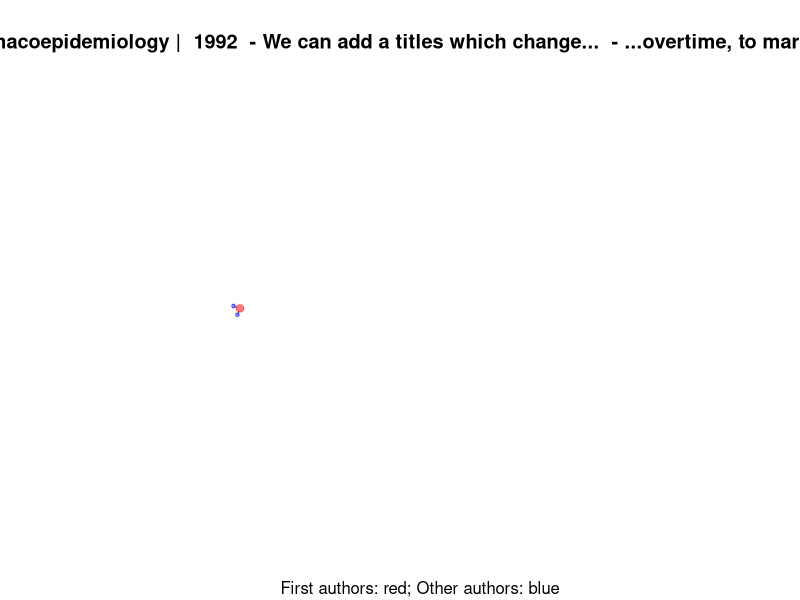
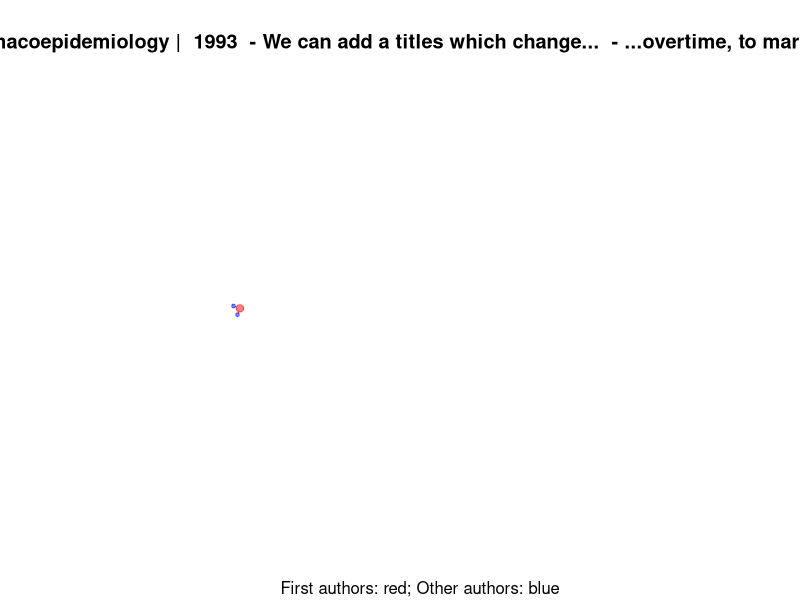
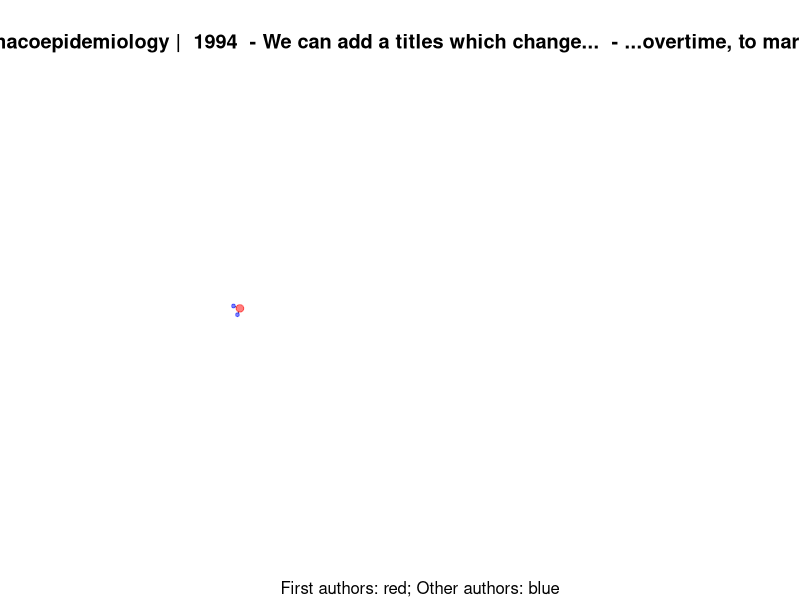
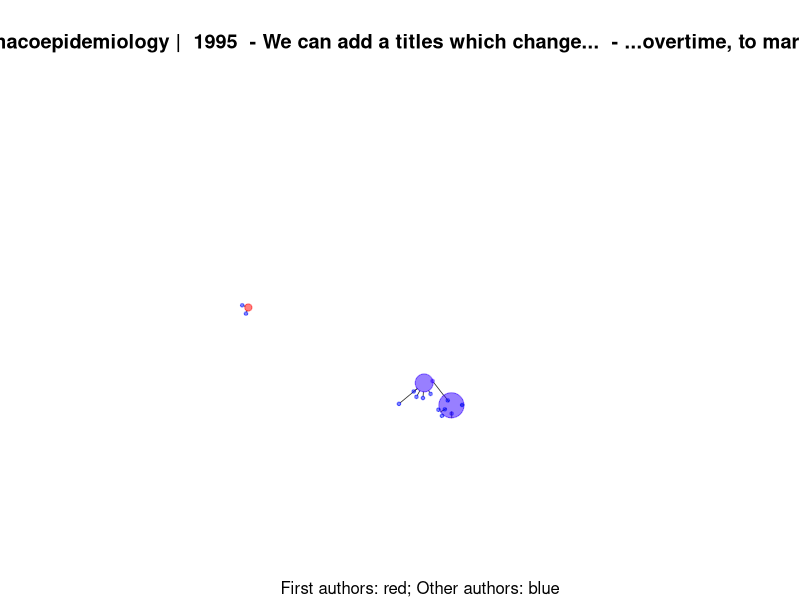
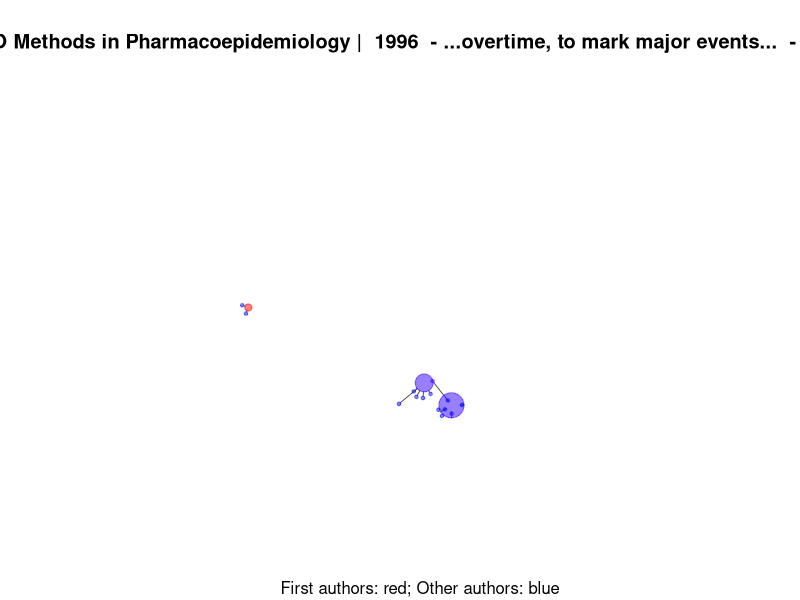
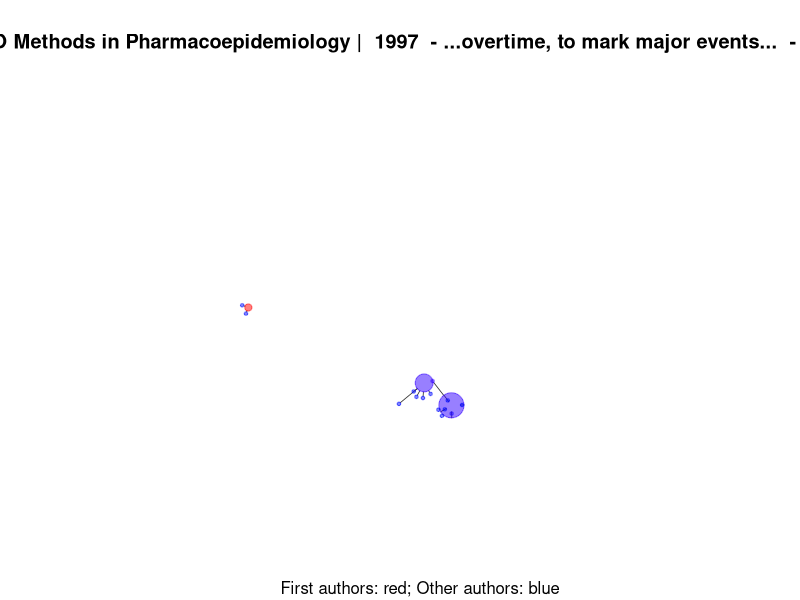
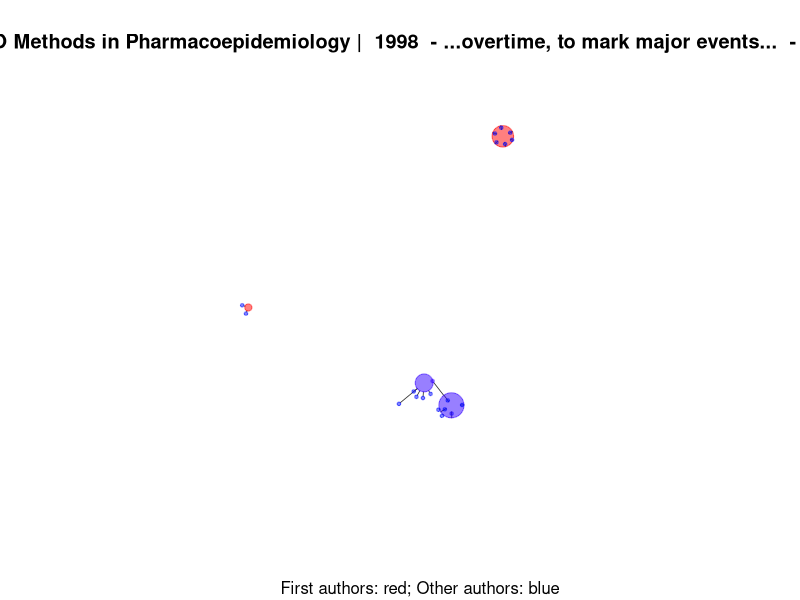
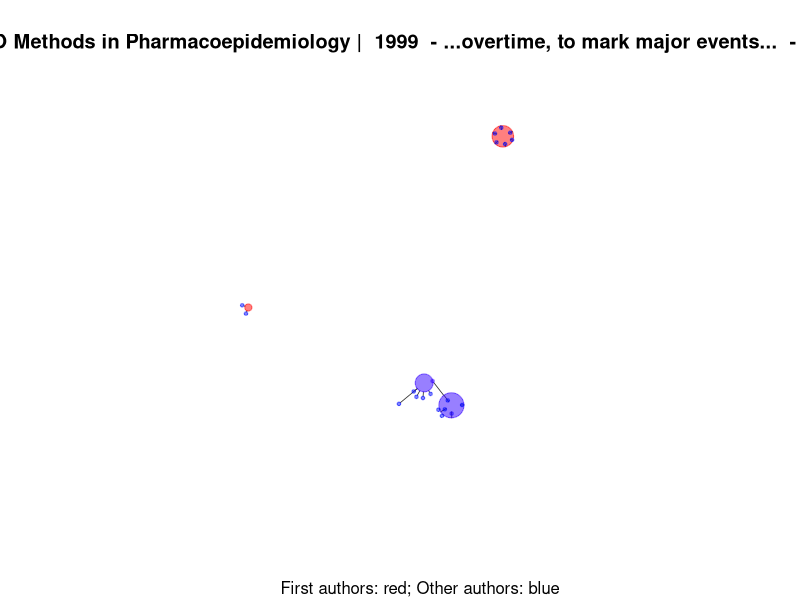

Recreate these plots in R, in order.
# Generating network in igraph

######################################### SET-UP ##################################################################

library(sqldf)
library(igraph)
library(reshape2)
library(plyr)

######################################### melt_cast.R #############################################################

# Reads csv as data frame. Contains publications with authors, year, and method
RawPubs <- read.csv("AllPubRaw.csv", header=T, sep=",")

# Edgelist from first author to other authors with year and method data
# See 'eGO//melt_cast.R' for more documentation, or read up on the melt() function.
PubMeltRaw <- melt(RawPubs, id.vars = c("Author1", "Year", "Method"))

# Many papers do not have 36 authors. Remove rows with no author data
# Fill blank spaces with NA, then use na.omit
PubMeltRaw[PubMeltRaw == ""] <- NA
PubMelt <- na.omit(PubMeltRaw)

######################################### concatenate.R ###########################################################

# Divide data into two tables: first authors (a1) and 'other' authors (aO)----------------------------------------

nodes_a1_raw <- sqldf("SELECT Author1 AS author, 'a1' AS type, Method AS method, Year AS year FROM PubMelt")
nodes_aO_raw <- sqldf("SELECT value AS author, 'aO' AS type, Method AS method, Year AS year FROM PubMelt")

# Authors who published in both methods are now either CCO,SSCO or SSCO,CCO
nodes_a1_cm <- sqldf("SELECT author, type, GROUP_CONCAT(DISTINCT method) AS method, year AS Year
                     FROM nodes_a1_raw
                     GROUP BY author")

nodes_aO_cm <- sqldf("SELECT author, type, GROUP_CONCAT(DISTINCT method) AS method, year AS Year
                     FROM nodes_aO_raw
                     GROUP BY author")

# Create nodes list
nodesall <- sqldf("SELECT author, type, method, year FROM nodes_a1_cm 
                  UNION SELECT author, type, method, year FROM nodes_aO_cm")

# concatenate authors who've published as both a1 & aO 
nodes <- sqldf("SELECT author, GROUP_CONCAT(type,'') AS type, method, min(year) AS year
                FROM nodesall
               GROUP BY author")

# Remove nodes beyond their initial entry (ie. first publication)
nodes <- sqldf("SELECT author, type, method, min(year) AS year FROM nodes GROUP BY author")


# In the final table of nodes, all authors are listed with the year of their first publication in
# the field, along with method(s) and type(s) of author position


######################################## Name_to_ID.R #########################################################

# Replace old data frame with new data frame that adds a column of numbered IDs
nodes <- data.frame(i = 1:length(nodes$author), author = nodes$author, 
                    type = nodes$type, method = nodes$method, year = nodes$year)

# Reseparate nodes (with numbered ID data) into two dataframes for a1 IDs and aO IDs
a1_id <- subset(nodes, type != 'aO', select = c(i, author, type, year))
aO_id <- subset(nodes, type != 'a1', select = c(i, author, type, year))

# Rename columns (this will come in handy when we join the tables)
a1_id <- rename(a1_id, c("i"="a1_id"))
aO_id <- rename(aO_id, c("i"="aO_id"))

# Let's join the tables!
edges <- sqldf("SELECT PubMelt.Author1, a1_id.a1_id, PubMelt.value, PubMelt.year  
                 FROM PubMelt INNER JOIN a1_id
                 ON PubMelt.Author1 = a1_id.author")

edges <- sqldf("SELECT edges.Author1, edges.a1_id, edges.value, edges.year, aO_id.aO_id  
                 FROM edges INNER JOIN aO_id
                 ON edges.value = aO_id.author")

# final edges dataframe with only IDs and year
edges <- data.frame(a1 = edges$a1_id, aO = edges$aO_id, year = edges$Year)

# add edges ID to table
edges$id <- 1:length(edges$a1)

############################################ NEW SCRIPT ##############################################################

# generate an igraph object, using our edge list and vertice data
g <- graph.data.frame(edges, directed = T, vertices = nodes)

# Apply the Fruchterman-Reingold layout
layout_g <- layout.fruchterman.reingold(g)

######################################################################################################################
#                                   START RUNNING FUNCTION FROM HERE TO SAVE TIME                                    #
######################################################################################################################

create_graph_png <- function(max_date,i) {
  
  # Structure of function: subgraph.edges(graph, eids, delete.vertices = TRUE)
  # Translation: make a subgraph of 'g'. Edgelist to use is entries in 'edges' which happened
  # before the input date. (<= less than/equal to; which() returns T/F based on a logical condition)
  # A subgraph gives part of a graph, but will only contain the specified vertices & edges.
  
  # 'i' in the subscript? doesn't feel right but ok, will keep it for now.
  gx <- subgraph.edges(g,edges[which(edges$year <= max_date), 'id'], 
                       delete.vertices=F)

  # Specify both the vertex fill and vertex frame colour. "Black" is a preset colour in igraph
  # V(gx) selects all nodes in the subgraph
  # lol why is this even necessary (this is taken from the carpool code)
  V(gx)$color <- "black"
  V(gx)$frame.color <- "black"
  
  # HSV is one of the ways to specify colour in programming. Often used for ease of controlling colour intensity
  # Alpha value denotes transparency (This is consistent across many programming contexts)
  # designates all a1 colours
  col_a1 <- hsv(0,1,1,alpha=.5)
  
  # Select entries in 'nodes' which returns TRUE if their type is a1
  # i.e. select 1st authors, and set their fill/frame colours to the colour defined in above col_a1
  V(gx)[which(nodes$type == "a1")]$color <- col_a1
  V(gx)[which(nodes$type == "a1")]$frame.color <- col_a1

  # specifies size
  V(gx)[which(nodes$type == "a1")]$size <- 1
 
  # Repeat for aO
  col_aO <- hsv(0.66,1,1,alpha=.5)
  V(gx)[which(nodes$type == "aO")]$color <- col_aO
  V(gx)[which(nodes$type == "aO")]$frame.color <- col_aO
  V(gx)[which(nodes$type == "aO")]$size <- 1

  # Repeat for those published as both author positions. | means OR
  col_hybrid <- hsv(.7,1,1,alpha=.5)
  V(gx)[which(nodes$type == "a1aO" | nodes$type == "aOa1")]$color <- col_hybrid
  V(gx)[which(nodes$type == "a1aO" | nodes$type == "aOa1")]$frame.color <- col_hybrid
  V(gx)[which(nodes$type == "a1aO" | nodes$type == "aOa1")]$size <- 1
  
  # new nodes emphasized by bright color and a changing size
  newones <- hsv(.36,1,1,alpha=.5)
  
  # if node is 3 years or less, colour glows green.
  # logic statement: year of network (max_date) - year of the node is less/equal to 3 
  #V(gx)[which((max_date - nodes$year) <= 3)]$color <- newones
  #V(gx)[which((max_date - nodes$year) <= 3)]$frame.color <- newones
  
  # Similar logic. Make size 2.5 when node appears, after a while make it a bit smaller
  V(gx)[which( ((max_date - nodes$year)>3) & ((max_date - nodes$year)<=5) )]$size <- 1.6
  V(gx)[which((max_date - nodes$year) <= 3)]$size <- 2.5
  
  # [BUG BUG BUG BUG] get's rid of the not yet to be displayed nodes
  # [AL] this line is a little odd. technically, these nodes shouldn't have been drawn in anyway
  # alpha = 0 means completely transparent
  notyet <- hsv(1,1,1,alpha=0)
  
  # [BUG BUG BUG BUG] get's rid of the not yet to be displayed nodes
  # ok but technically NOTHING should have a degree less than 1...if it does, clearly gx wasnt
  # drawn correctly???? wtf
  # but if these lines are commented out, everything works fine. w t f
  V(gx)[which(degree(gx) < 1)]$frame.color=notyet 
  V(gx)[which(degree(gx) < 1)]$color=notyet 
  V(gx)[which(degree(gx) < 1)]$size=0
  
  bgcolor <- hsv(0.66,0.05,1)
  
  # the textual annotations
  plot_title <- paste("Co-authorship Network of CCO and SSCO Methods in Pharmacoepidemiology | ",max_date)
  if(max_date <= 1995) {
    plot_title <- paste(plot_title," - We can add a titles which change...")
  }
  
  if(max_date <= 2000) {
    plot_title <- paste(plot_title," - ...overtime, to mark major events...")
  }
  
  if(max_date <= 2005) {
    plot_title <- paste(plot_title," - ...or characterize certain time periods.")
  }
  
  if(max_date <= 2010) {
    plot_title <- paste(plot_title," - cats")
  }
  
    # advertisement
  sub_title <- "First authors: red; Other authors: blue"
  
  par(bg=bgcolor)
  # let's create a PNG and plot the graph onto it
  # 'sprintf()' runs the commands inside of it, but returns it in a string format
  # (%03d, i): if i=1, you will see 001. if i=2, you will see 002. etc.
  
  # the size of a node grows with the number of attached edges
  V(gx)$size <- 2*degree(gx)
  
  ############### NTS: REMEMBER TO CHANGE THIS LOCATION EACH TIME U PRINT ##################
  png(sprintf("C:\\Users\\Amy\\Documents\\R_Git\\R_outputs\\testF\\testF%03d.png", i),
  width=5000, height=5000, bg=bgcolor, res=372)
  ###########################################################################################
  
    plot(gx, margin=0, frame=F, main=plot_title, sub=sub_title, 
       vertex.label=NA, edge.color=rgb(.2,.2,.2), edge.arrow.mode=0, 
       layout=layout_g, edge.width=.8)
  text(10,10, label=max_date)
  dev.off() # shuts off current graphic printing device
}


# Let's print! Could take a while... =============================================================================

# let's get it started!
# First pub was in 1992, therefore start_date is 1991 because of the start_date+i argument
# 2013 - 1991 = 22
# Translation: loop the function we just wrote 22 times (start a 1995), to generate a new subgraph each year 
one_year_prev <- 1991
for (i in c(1:22)) {
  message(sprintf("printing year %d", one_year_prev + i))
  create_graph_png(one_year_prev + i, i)
}



######################## DEBUGGING TRIAL SCRAP #############################

# test colours here:
# plot(x=1:10, y=rep(5,10), pch=19, cex=3, col=hsv(.7,1,1,alpha=.5))

# notyet bug
# V(g)[which(degree(g) > 10)] # degrees work fine
# V(g)[which(degree(g) < 1)] # none


# gx <- subgraph.edges(g, edges[which(edges$year <= 2000)], delete.vertices=F)
